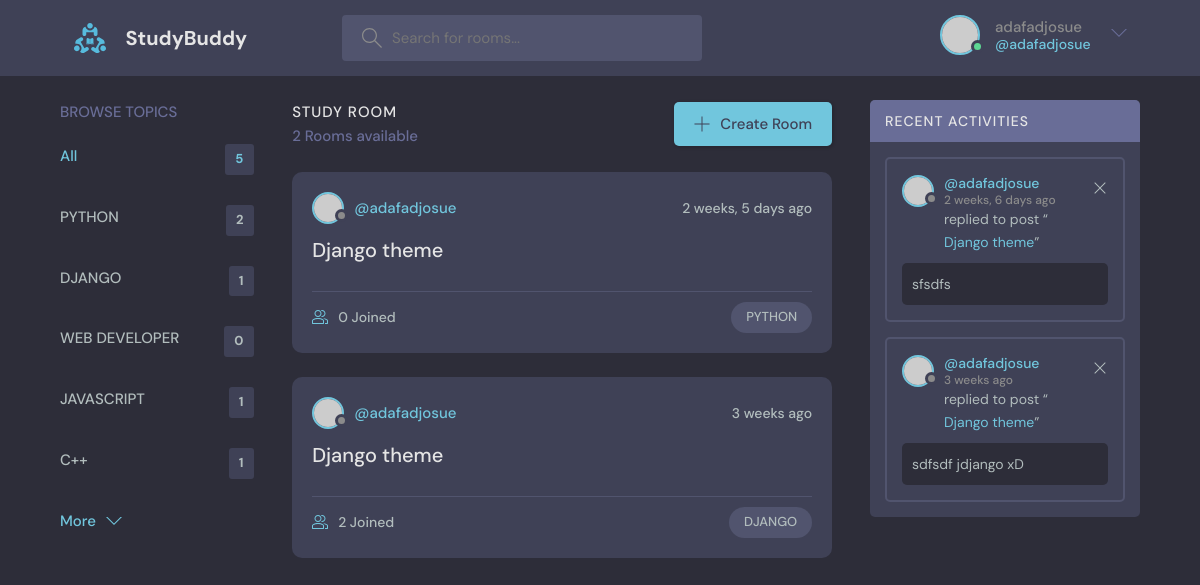
Page /?q=DJANGO (signed in) on the committed database.
### base/models.py (models this page shows, shortened)
class Topic(models.Model):
   name = models.CharField(max_length=200)

class Room(models.Model):
   host = models.ForeignKey(User, on_delete=models.SET_NULL, null=True)
   topic = models.ForeignKey(Topic, on_delete=models.SET_NULL, null=True)
   name = models.CharField(max_length=200)
   description = models.TextField(null=True, blank=True)
   participants = models.ManyToManyField(User, related_name='participants', blank=True)
   updated = models.DateTimeField(auto_now=True)
   created = models.DateTimeField(auto_now_add=True)
   class Meta:
      ordering = ['-updated', '-created']
   def __str__(self):
      return self.name

class Message(models.Model):
   user = models.ForeignKey(User, on_delete=models.CASCADE)
   room = models.ForeignKey(Room, on_delete=models.CASCADE)
   body = models.TextField()
   updated = models.DateTimeField(auto_now=True)
   created = models.DateTimeField(auto_now_add=True)
   class Meta:
      ordering = ['-updated', '-created']

### base/views.py (the view)
# urls.py: path('', views.home, name="home"),
def home(request):
   q = request.GET.get('q') if request.GET.get('q') != None else ''
   rooms = Room.objects.filter(
      Q(topic__name__icontains=q) |
      Q(name__icontains=q) |
      Q(description__icontains=q)
   )
   topics = Topic.objects.all()
   room_count = rooms.count()
   room_messages = Message.objects.filter(Q(room__topic__name__icontains=q))
   context = {'rooms': rooms, 'topics': topics, 'room_count': room_count, 'room_messages': room_messages}
   return render(request, 'base/home.html', context)

### base/templates/base/home.html (shortened to what this page needs)
{% extends 'main.html' %} {% block content %}
<main class="layout layout--3">
   <div class="container">
      {% include 'base/components/topics_component.html' %}
      <div class="roomList">
         <div class="roomList__header">
            <div>
               <h2>Study Room</h2>
               <p>{{ room_count }} Rooms available</p>
            </div>
            <a class="btn btn--main" href="{% url 'create-room' %}">
               <svg
                  version="1.1"
                  xmlns="http://www.w3.org/2000/svg"
                  width="32"
                  height="32"
                  viewBox="0 0 32 32"
               >
                  <title>add</title>
                  <path
                     d="M16.943 0.943h-1.885v14.115h-14.115v1.885h14.115v14.115h1.885v-14.115h14.115v-1.885h-14.115v-14.115z"
                  ></path>
               </svg>
               Create Room
            </a>
         </div>
         {% include 'base/components/feed_component.html' %}
      </div>
      {% include 'base/components/activity_component.html' %}
   </div>
</main>
{% endblock %}

### templates/navbar.html (shortened to what this page needs)
{% load static %}
<header class="header header--loggedIn">
   <div class="container">
      <a href="{% url 'home' %}" class="header__logo">
         <img src="{% static 'images/logo.svg' %}" />
         <h1>StudyBuddy</h1>
      </a>
      <form class="header__search" method="get" action="{% url 'home' %}">
         <label>
            <input name="q" placeholder="Search for rooms..." />
         </label>
      </form>
      <nav class="header__menu">
         {% if request.user.is_authenticated %}
         <div class="header__user">
            <a href="{% url 'update-user' %}">
               <div class="avatar avatar--medium active">
                  <img src="https://randomuser.me/api/portraits/men/37.jpg" />
               </div>
               <p>{{ request.user.username }} <span>@{{ request.user.username }}</span></p>
            </a>
            <button class="dropdown-button">
               <svg
                  version="1.1"
                  xmlns="http://www.w3.org/2000/svg"
                  width="32"
                  height="32"
                  viewBox="0 0 32 32"
               >
                  <title>chevron-down</title>
                  <path d="M16 21l-13-13h-3l16 16 16-16h-3l-13 13z"></path>
               </svg>
            </button>
         </div>
         {% else %}
         <a href="{% url 'login' %}">
            <img src="{% static 'images/avatar.svg' %}" />
            <p>Login</p>
         </a>
         {% endif %}
      </nav>
   </div>
</header>

### base/templates/base/components/topics_component.html
<div class="topics">
   <div class="topics__header">
      <h2>Browse Topics</h2>
   </div>
   <ul class="topics__list">
      <li>
         <a href="{% url 'home' %}" class="active">All <span>{{ topics.count }}</span></a>
      </li>
      {% for topic in topics %}
      <li>
         <a href="{% url 'home' %}?q={{ topic.name }}"
            >{{ topic.name }} <span>{{ topic.room_set.all.count }}</span></a
         >
      </li>
      {% endfor %}
   </ul>
   <a class="btn btn--link" href="topics.html">
      More
      <svg
         version="1.1"
         xmlns="http://www.w3.org/2000/svg"
         width="32"
         height="32"
         viewBox="0 0 32 32"
      >
         <title>chevron-down</title>
         <path d="M16 21l-13-13h-3l16 16 16-16h-3l-13 13z"></path>
      </svg>
   </a>
</div>

### base/templates/base/components/feed_component.html (shortened to what this page needs)
{% for room in rooms %}
<div class="roomListRoom">
   <div class="roomListRoom__header">
      <a href="{% url 'user-profile' room.host.id %}" class="roomListRoom__author">
         <div class="avatar avatar--small">
            <img src="https://randomuser.me/api/portraits/women/11.jpg" />
         </div>
         <span>@{{ room.host.username }}</span>
      </a>
      <div class="roomListRoom__actions">
         <span>{{ room.created|timesince }} ago</span>
      </div>
   </div>
   <div class="roomListRoom__content">
      <a href="{% url 'room' room.id %}">{{ room.name }}</a>
   </div>
   <div class="roomListRoom__meta">
      <a href="{% url 'room' room.id %}" class="roomListRoom__joined">
         {{ room.participants.all.count }} Joined
      </a>
      <p class="roomListRoom__topic">{{ room.topic.name }}</p>
   </div>
</div>
{% endfor %}

### base/templates/base/components/activity_component.html
<div class="activities">
   <div class="activities__header">
      <h2>Recent Activities</h2>
   </div>
   {% for message in room_messages %}
   <div class="activities__box">
      <div class="activities__boxHeader roomListRoom__header">
         <a href="{% url 'user-profile' message.user.id %}" class="roomListRoom__author">
            <div class="avatar avatar--small">
               <img src="https://randomuser.me/api/portraits/women/11.jpg" />
            </div>
            <p>
               @{{ message.user }}
               <span>{{ message.created|timesince }} ago</span>
            </p>
         </a>
         {% if request.user == message.user %}
         <div class="roomListRoom__actions">
            <a href="{% url 'delete-message' message.id %}">
               <svg
                  version="1.1"
                  xmlns="http://www.w3.org/2000/svg"
                  width="32"
                  height="32"
                  viewBox="0 0 32 32"
               >
                  <title>remove</title>
                  <path
                     d="M27.314 6.019l-1.333-1.333-9.98 9.981-9.981-9.981-1.333 1.333 9.981 9.981-9.981 9.98 1.333 1.333 9.981-9.98 9.98 9.98 1.333-1.333-9.98-9.98 9.98-9.981z"
                  ></path>
               </svg>
            </a>
         </div>
         {% endif %}
      </div>
      <div class="activities__boxContent">
         <p>replied to post “<a href="{% url 'room' message.room.id %}">{{ message.room }}</a>”</p>
         <div class="activities__boxRoomContent">{{ message.body }}</div>
      </div>
   </div>
   {% endfor %}
</div>

### rows in the picture
Topic: name "PYTHON", room_set.all.count "2"
Topic: name "DJANGO", room_set.all.count "1"
Topic: name "WEB DEVELOPER", room_set.all.count "0"
Topic: name "JAVASCRIPT", room_set.all.count "1"
Topic: name "C++", room_set.all.count "1"
Room: host.username "adafadjosue", created "2 weeks, 5 days", name "Django theme", participants.all.count "0", topic.name "PYTHON"
Room: host.username "adafadjosue", created "3 weeks", name "Django theme", participants.all.count "2", topic.name "DJANGO"
Message: user "adafadjosue", created "2 weeks, 6 days", room "Django theme", body "sfsdfs"
Message: user "adafadjosue", created "3 weeks", room "Django theme", body "sdfsdf jdjango xD"

### other values in the picture
{{ request.user.username }} "adafadjosue"
{{ topics.count }} "5"
{{ room_count }} "2"
